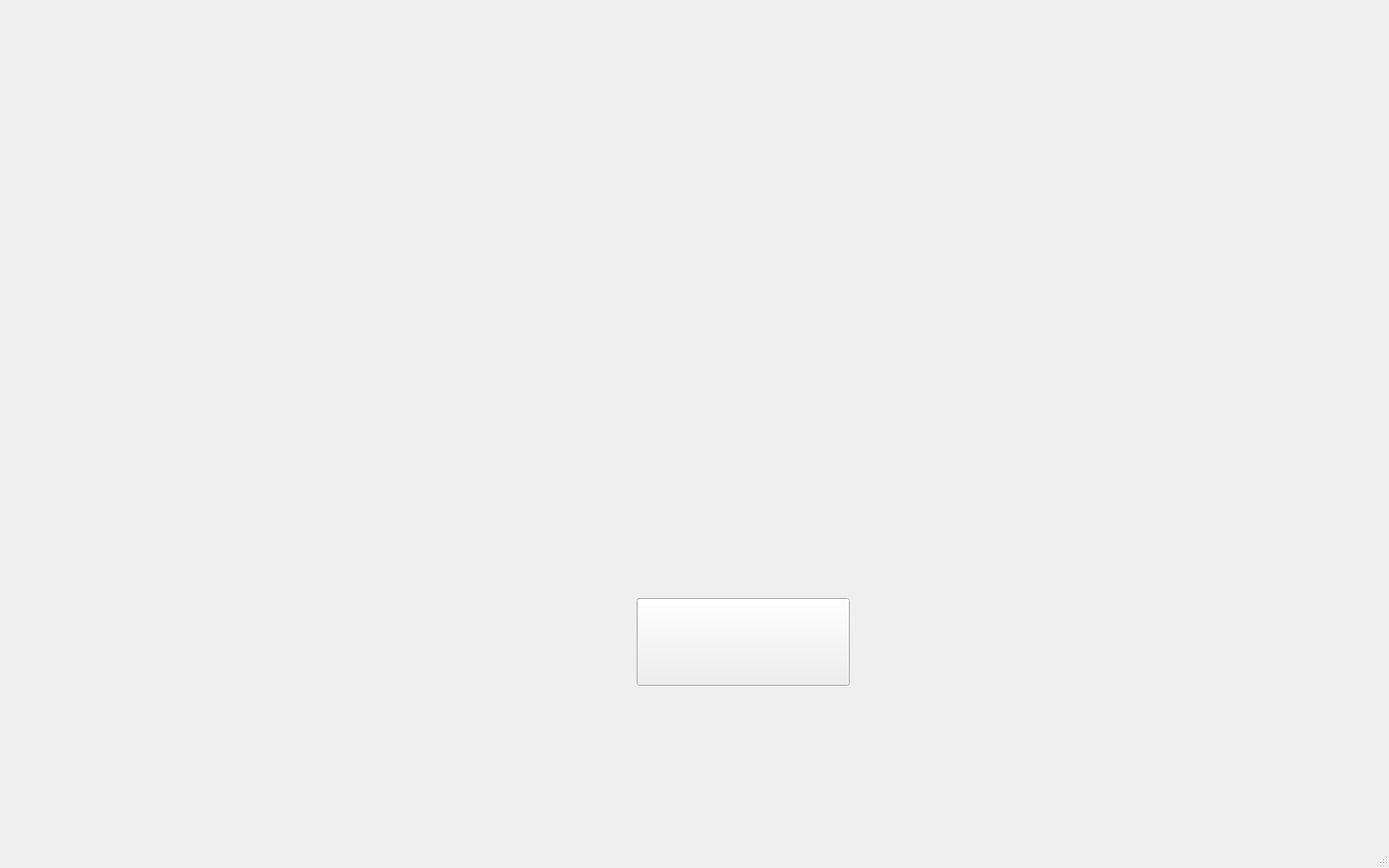
<?xml version="1.0" encoding="UTF-8"?>
<ui version="4.0">
 <class>MainWindow</class>
 <widget class="QMainWindow" name="MainWindow">
  <property name="geometry">
   <rect>
    <x>0</x>
    <y>0</y>
    <width>1440</width>
    <height>900</height>
   </rect>
  </property>
  <property name="windowTitle">
   <string>MainWindow</string>
  </property>
  <property name="styleSheet">
   <string notr="true">#parentWidget { border-image: url("uis/testing7bg.PNG") 0 0 0 0 stretch stretch; }</string>
  </property>
  <widget class="QWidget" name="centralwidget">
   <widget class="QPushButton" name="button">
    <property name="geometry">
     <rect>
      <x>660</x>
      <y>620</y>
      <width>221</width>
      <height>91</height>
     </rect>
    </property>
    <property name="minimumSize">
     <size>
      <width>221</width>
      <height>91</height>
     </size>
    </property>
    <property name="maximumSize">
    <size>
     <width>221</width>
     <height>91</height>
    </size>
   </property>
    <property name="styleSheet">
     <string notr="true">border-image: url("uis/starttest.png")</string>
    </property>
    <property name="text">
     <string/>
    </property>
   </widget>
  </widget>
  <widget class="QMenuBar" name="menubar">
   <property name="geometry">
    <rect>
     <x>0</x>
     <y>0</y>
     <width>1440</width>
     <height>22</height>
    </rect>
   </property>
  </widget>
  <widget class="QStatusBar" name="statusbar"/>
 </widget>
 <resources/>
 <connections/>
</ui>
